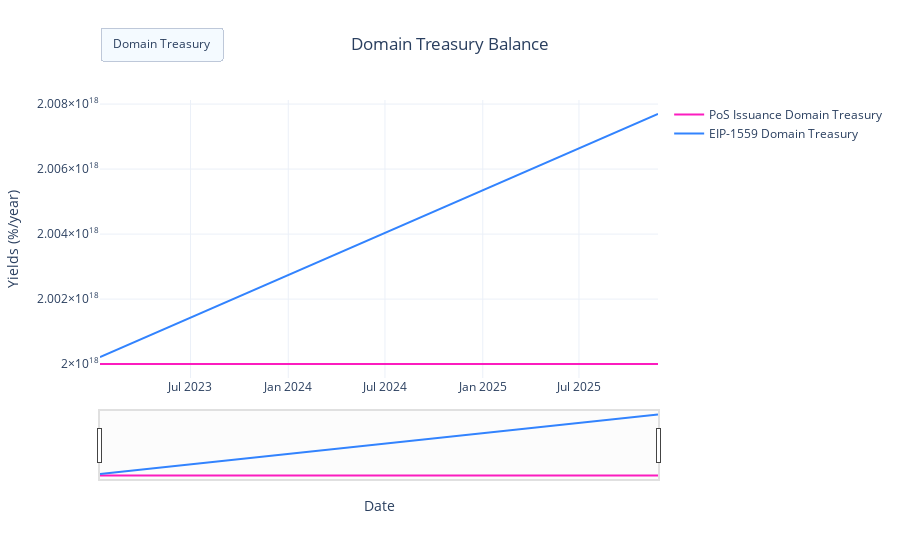

Notebook code for this chart:
### Code cell
visualizations.plot_treasury_per_subset(
    df_1c,
    scenario_names=['PoS Issuance', 'EIP-1559']
)
